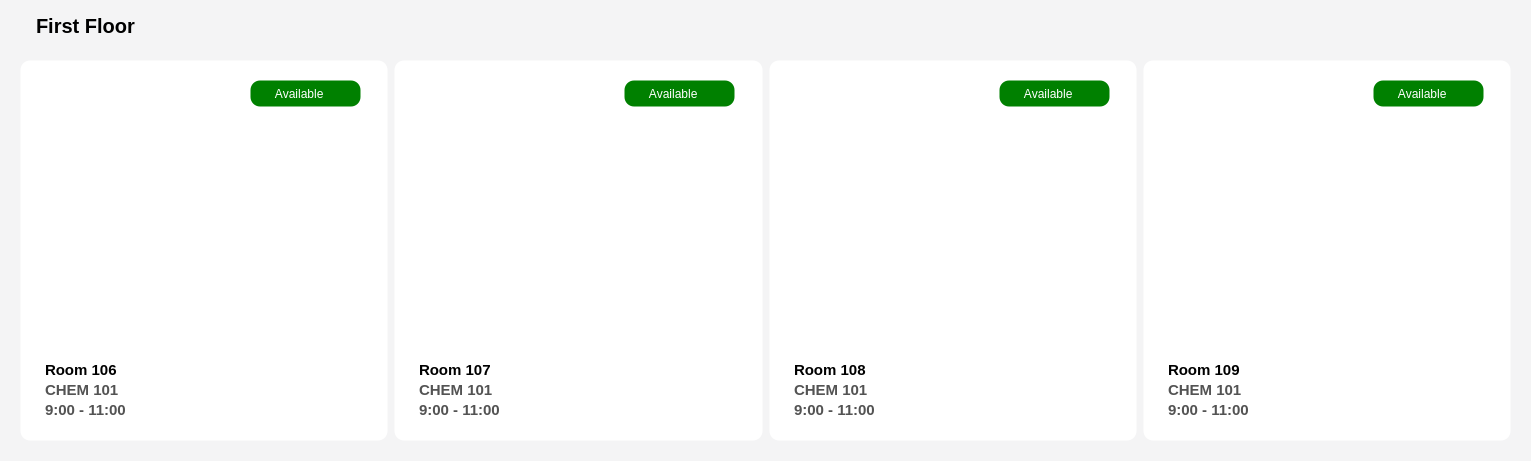
        <widget class="QFrame" name="Floor_frame">
         <property name="geometry">
          <rect>
           <x>330</x>
           <y>90</y>
           <width>1531</width>
           <height>461</height>
          </rect>
         </property>
         <property name="styleSheet">
          <string notr="true">QFrame {
    background-color: rgba(244, 244, 245, 255);
    border-radius: 11px;
    border: 1px solid transparent;  /* You can change this to a visible color if needed */
}
</string>
         </property>
         <property name="frameShape">
          <enum>QFrame::StyledPanel</enum>
         </property>
         <property name="frameShadow">
          <enum>QFrame::Raised</enum>
         </property>
         <widget class="QLabel" name="floor_title">
          <property name="geometry">
           <rect>
            <x>30</x>
            <y>0</y>
            <width>1181</width>
            <height>51</height>
           </rect>
          </property>
          <property name="styleSheet">
           <string notr="true">font-size:20px;
color:black;
font-weight:bold;</string>
          </property>
          <property name="text">
           <string>First Floor</string>
          </property>
         </widget>
         <widget class="QFrame" name="room_frame">
          <property name="geometry">
           <rect>
            <x>10</x>
            <y>50</y>
            <width>1511</width>
            <height>401</height>
           </rect>
          </property>
          <property name="frameShape">
           <enum>QFrame::StyledPanel</enum>
          </property>
          <property name="frameShadow">
           <enum>QFrame::Raised</enum>
          </property>
          <layout class="QHBoxLayout" name="horizontalLayout_3">
           <item>
            <widget class="QFrame" name="room_card_1">
             <property name="styleSheet">
              <string notr="true">QFrame{
	background-color:white;
	border-radius:10px;
	padding:10px;
}

QFrame::hover{

	background-color:rgba(0, 170, 0,0.01)
}</string>
             </property>
             <property name="frameShape">
              <enum>QFrame::StyledPanel</enum>
             </property>
             <property name="frameShadow">
              <enum>QFrame::Raised</enum>
             </property>
             <layout class="QVBoxLayout" name="verticalLayout_25">
              <item>
               <widget class="QFrame" name="status_frame">
                <property name="styleSheet">
                 <string notr="true">QFrame{
	max-height:25px;
	padding:0px;
background-color:transparent;
	
}</string>
                </property>
                <property name="frameShape">
                 <enum>QFrame::StyledPanel</enum>
                </property>
                <property name="frameShadow">
                 <enum>QFrame::Raised</enum>
                </property>
                <widget class="QLabel" name="room_106_status">
                 <property name="geometry">
                  <rect>
                   <x>210</x>
                   <y>0</y>
                   <width>111</width>
                   <height>27</height>
                  </rect>
                 </property>
                 <property name="styleSheet">
                  <string notr="true">QLabel{
background-color:green;
padding:5px;
width:auto;
color:white;
}</string>
                 </property>
                 <property name="text">
                  <string>     Available</string>
                 </property>
                </widget>
               </widget>
              </item>
              <item>
               <widget class="QFrame" name="frame_53">
                <property name="styleSheet">
                 <string notr="true">QFrame{
padding:0px;
margin:0px;

}</string>
                </property>
                <property name="frameShape">
                 <enum>QFrame::StyledPanel</enum>
                </property>
                <property name="frameShadow">
                 <enum>QFrame::Raised</enum>
                </property>
                <widget class="QLabel" name="room_img">
                 <property name="geometry">
                  <rect>
                   <x>0</x>
                   <y>0</y>
                   <width>331</width>
                   <height>251</height>
                  </rect>
                 </property>
                 <property name="styleSheet">
                  <string notr="true">QLabel{
	background-color:white;
	border-radius:5px;
}</string>
                 </property>
                 <property name="text">
                  <string/>
                 </property>
                 <property name="pixmap">
                  <pixmap resource="resources.qrc">:/resource/assets/room.jpg</pixmap>
                 </property>
                 <property name="scaledContents">
                  <bool>true</bool>
                 </property>
                </widget>
               </widget>
              </item>
              <item>
               <widget class="QFrame" name="frame_54">
                <property name="styleSheet">
                 <string notr="true">QFrame{
	max-height:40px;
	border-radius:none;
}
QLabel{
	border-radius:none;
}</string>
                </property>
                <property name="frameShape">
                 <enum>QFrame::StyledPanel</enum>
                </property>
                <property name="frameShadow">
                 <enum>QFrame::Raised</enum>
                </property>
                <widget class="QLabel" name="Room_name">
                 <property name="geometry">
                  <rect>
                   <x>0</x>
                   <y>0</y>
                   <width>321</width>
                   <height>21</height>
                  </rect>
                 </property>
                 <property name="styleSheet">
                  <string notr="true">QLabel{
	padding:0px;
	font-size:15px;
	color:black;
	font-weight:bold;
}</string>
                 </property>
                 <property name="text">
                  <string>Room 106</string>
                 </property>
                </widget>
                <widget class="QLabel" name="class_name">
                 <property name="geometry">
                  <rect>
                   <x>0</x>
                   <y>20</y>
                   <width>321</width>
                   <height>21</height>
                  </rect>
                 </property>
                 <property name="styleSheet">
                  <string notr="true">QLabel{
	padding:0px;
	font-size:15px;
	color:rgb(83, 83, 83);
	font-weight:bold;
}</string>
                 </property>
                 <property name="text">
                  <string>CHEM 101</string>
                 </property>
                </widget>
                <widget class="QLabel" name="class_time">
                 <property name="geometry">
                  <rect>
                   <x>0</x>
                   <y>40</y>
                   <width>321</width>
                   <height>21</height>
                  </rect>
                 </property>
                 <property name="styleSheet">
                  <string notr="true">QLabel{
	padding:0px;
	font-size:15px;
	color:rgb(83, 83, 83);
	font-weight:bold;
}</string>
                 </property>
                 <property name="text">
                  <string>9:00 - 11:00</string>
                 </property>
                </widget>
               </widget>
              </item>
             </layout>
            </widget>
           </item>
           <item>
            <widget class="QFrame" name="room_card_4">
             <property name="styleSheet">
              <string notr="true">QFrame{
	background-color:white;
	border-radius:10px;
	padding:10px;
}

QFrame::hover{

	background-color:rgba(0, 170, 0,0.01)
}</string>
             </property>
             <property name="frameShape">
              <enum>QFrame::StyledPanel</enum>
             </property>
             <property name="frameShadow">
              <enum>QFrame::Raised</enum>
             </property>
             <layout class="QVBoxLayout" name="verticalLayout_28">
              <item>
               <widget class="QFrame" name="status_frame_4">
                <property name="styleSheet">
                 <string notr="true">QFrame{
	max-height:25px;
	padding:0px;
background-color:transparent;
	
}</string>
                </property>
                <property name="frameShape">
                 <enum>QFrame::StyledPanel</enum>
                </property>
                <property name="frameShadow">
                 <enum>QFrame::Raised</enum>
                </property>
                <widget class="QLabel" name="room_107_status">
                 <property name="geometry">
                  <rect>
                   <x>210</x>
                   <y>0</y>
                   <width>111</width>
                   <height>27</height>
                  </rect>
                 </property>
                 <property name="styleSheet">
                  <string notr="true">QLabel{
background-color:green;
padding:5px;
width:auto;
color:white;
}</string>
                 </property>
                 <property name="text">
                  <string>     Available</string>
                 </property>
                </widget>
               </widget>
              </item>
              <item>
               <widget class="QFrame" name="frame_59">
                <property name="styleSheet">
                 <string notr="true">QFrame{
padding:0px;
margin:0px;

}</string>
                </property>
                <property name="frameShape">
                 <enum>QFrame::StyledPanel</enum>
                </property>
                <property name="frameShadow">
                 <enum>QFrame::Raised</enum>
                </property>
                <widget class="QLabel" name="room_img_4">
                 <property name="geometry">
                  <rect>
                   <x>0</x>
                   <y>0</y>
                   <width>331</width>
                   <height>251</height>
                  </rect>
                 </property>
                 <property name="styleSheet">
                  <string notr="true">QLabel{
	background-color:white;
	border-radius:5px;
}</string>
                 </property>
                 <property name="text">
                  <string/>
                 </property>
                 <property name="pixmap">
                  <pixmap resource="resources.qrc">:/resource/assets/room.jpg</pixmap>
                 </property>
                 <property name="scaledContents">
                  <bool>true</bool>
                 </property>
                </widget>
               </widget>
              </item>
              <item>
               <widget class="QFrame" name="frame_60">
                <property name="styleSheet">
                 <string notr="true">QFrame{
	max-height:40px;
	border-radius:none;
}
QLabel{
	border-radius:none;
}</string>
                </property>
                <property name="frameShape">
                 <enum>QFrame::StyledPanel</enum>
                </property>
                <property name="frameShadow">
                 <enum>QFrame::Raised</enum>
                </property>
                <widget class="QLabel" name="Room_name_4">
                 <property name="geometry">
                  <rect>
                   <x>0</x>
                   <y>0</y>
                   <width>321</width>
                   <height>21</height>
                  </rect>
                 </property>
                 <property name="styleSheet">
                  <string notr="true">QLabel{
	padding:0px;
	font-size:15px;
	color:black;
	font-weight:bold;
}</string>
                 </property>
                 <property name="text">
                  <string>Room 107</string>
                 </property>
                </widget>
                <widget class="QLabel" name="class_name_4">
                 <property name="geometry">
                  <rect>
                   <x>0</x>
                   <y>20</y>
                   <width>321</width>
                   <height>21</height>
                  </rect>
                 </property>
                 <property name="styleSheet">
                  <string notr="true">QLabel{
	padding:0px;
	font-size:15px;
	color:rgb(83, 83, 83);
	font-weight:bold;
}</string>
                 </property>
                 <property name="text">
                  <string>CHEM 101</string>
                 </property>
                </widget>
                <widget class="QLabel" name="class_time_4">
                 <property name="geometry">
                  <rect>
                   <x>0</x>
                   <y>40</y>
                   <width>321</width>
                   <height>21</height>
                  </rect>
                 </property>
                 <property name="styleSheet">
                  <string notr="true">QLabel{
	padding:0px;
	font-size:15px;
	color:rgb(83, 83, 83);
	font-weight:bold;
}</string>
                 </property>
                 <property name="text">
                  <string>9:00 - 11:00</string>
                 </property>
                </widget>
               </widget>
              </item>
             </layout>
            </widget>
           </item>
           <item>
            <widget class="QFrame" name="room_card_3">
             <property name="styleSheet">
              <string notr="true">QFrame{
	background-color:white;
	border-radius:10px;
	padding:10px;
}

QFrame::hover{

	background-color:rgba(0, 170, 0,0.01)
}</string>
             </property>
             <property name="frameShape">
              <enum>QFrame::StyledPanel</enum>
             </property>
             <property name="frameShadow">
              <enum>QFrame::Raised</enum>
             </property>
             <layout class="QVBoxLayout" name="verticalLayout_27">
              <item>
               <widget class="QFrame" name="status_frame_3">
                <property name="styleSheet">
                 <string notr="true">QFrame{
	max-height:25px;
	padding:0px;
background-color:transparent;
	
}</string>
                </property>
                <property name="frameShape">
                 <enum>QFrame::StyledPanel</enum>
                </property>
                <property name="frameShadow">
                 <enum>QFrame::Raised</enum>
                </property>
                <widget class="QLabel" name="room_108_status">
                 <property name="geometry">
                  <rect>
                   <x>210</x>
                   <y>0</y>
                   <width>111</width>
                   <height>27</height>
                  </rect>
                 </property>
                 <property name="styleSheet">
                  <string notr="true">QLabel{
background-color:green;
padding:5px;
width:auto;
color:white;
}</string>
                 </property>
                 <property name="text">
                  <string>     Available</string>
                 </property>
                </widget>
               </widget>
              </item>
              <item>
               <widget class="QFrame" name="frame_57">
                <property name="styleSheet">
                 <string notr="true">QFrame{
padding:0px;
margin:0px;

}</string>
                </property>
                <property name="frameShape">
                 <enum>QFrame::StyledPanel</enum>
                </property>
                <property name="frameShadow">
                 <enum>QFrame::Raised</enum>
                </property>
                <widget class="QLabel" name="room_img_3">
                 <property name="geometry">
                  <rect>
                   <x>0</x>
                   <y>0</y>
                   <width>331</width>
                   <height>251</height>
                  </rect>
                 </property>
                 <property name="styleSheet">
                  <string notr="true">QLabel{
	background-color:white;
	border-radius:5px;
}</string>
                 </property>
                 <property name="text">
                  <string/>
                 </property>
                 <property name="pixmap">
                  <pixmap resource="resources.qrc">:/resource/assets/room.jpg</pixmap>
                 </property>
                 <property name="scaledContents">
                  <bool>true</bool>
                 </property>
                </widget>
               </widget>
              </item>
              <item>
               <widget class="QFrame" name="frame_58">
                <property name="styleSheet">
                 <string notr="true">QFrame{
	max-height:40px;
	border-radius:none;
}
QLabel{
	border-radius:none;
}</string>
                </property>
                <property name="frameShape">
                 <enum>QFrame::StyledPanel</enum>
                </property>
                <property name="frameShadow">
                 <enum>QFrame::Raised</enum>
                </property>
                <widget class="QLabel" name="Room_name_3">
                 <property name="geometry">
                  <rect>
                   <x>0</x>
                   <y>0</y>
                   <width>321</width>
                   <height>21</height>
                  </rect>
                 </property>
                 <property name="styleSheet">
                  <string notr="true">QLabel{
	padding:0px;
	font-size:15px;
	color:black;
	font-weight:bold;
}</string>
                 </property>
                 <property name="text">
                  <string>Room 108</string>
                 </property>
                </widget>
                <widget class="QLabel" name="class_name_3">
                 <property name="geometry">
                  <rect>
                   <x>0</x>
                   <y>20</y>
                   <width>321</width>
                   <height>21</height>
                  </rect>
                 </property>
                 <property name="styleSheet">
                  <string notr="true">QLabel{
	padding:0px;
	font-size:15px;
	color:rgb(83, 83, 83);
	font-weight:bold;
}</string>
                 </property>
                 <property name="text">
                  <string>CHEM 101</string>
                 </property>
                </widget>
                <widget class="QLabel" name="class_time_3">
                 <property name="geometry">
                  <rect>
                   <x>0</x>
                   <y>40</y>
                   <width>321</width>
                   <height>21</height>
                  </rect>
                 </property>
                 <property name="styleSheet">
                  <string notr="true">QLabel{
	padding:0px;
	font-size:15px;
	color:rgb(83, 83, 83);
	font-weight:bold;
}</string>
                 </property>
                 <property name="text">
                  <string>9:00 - 11:00</string>
                 </property>
                </widget>
               </widget>
              </item>
             </layout>
            </widget>
           </item>
           <item>
            <widget class="QFrame" name="room_card_2">
             <property name="styleSheet">
              <string notr="true">QFrame{
	background-color:white;
	border-radius:10px;
	padding:10px;
}

QFrame::hover{

	background-color:rgba(0, 170, 0,0.01)
}</string>
             </property>
             <property name="frameShape">
              <enum>QFrame::StyledPanel</enum>
             </property>
             <property name="frameShadow">
              <enum>QFrame::Raised</enum>
             </property>
             <layout class="QVBoxLayout" name="verticalLayout_26">
              <item>
               <widget class="QFrame" name="status_frame_2">
                <property name="styleSheet">
                 <string notr="true">QFrame{
	max-height:25px;
	padding:0px;
background-color:transparent;
	
}</string>
                </property>
                <property name="frameShape">
                 <enum>QFrame::StyledPanel</enum>
                </property>
                <property name="frameShadow">
                 <enum>QFrame::Raised</enum>
                </property>
                <widget class="QLabel" name="room_109_status">
                 <property name="geometry">
                  <rect>
                   <x>210</x>
                   <y>0</y>
                   <width>111</width>
                   <height>27</height>
                  </rect>
                 </property>
                 <property name="styleSheet">
                  <string notr="true">QLabel{
background-color:green;
padding:5px;
width:auto;
color:white;
}</string>
                 </property>
                 <property name="text">
                  <string>     Available</string>
                 </property>
                </widget>
               </widget>
              </item>
              <item>
               <widget class="QFrame" name="frame_55">
                <property name="styleSheet">
                 <string notr="true">QFrame{
padding:0px;
margin:0px;

}</string>
                </property>
                <property name="frameShape">
                 <enum>QFrame::StyledPanel</enum>
                </property>
                <property name="frameShadow">
                 <enum>QFrame::Raised</enum>
                </property>
                <widget class="QLabel" name="room_img_2">
                 <property name="geometry">
                  <rect>
                   <x>0</x>
                   <y>0</y>
                   <width>331</width>
                   <height>251</height>
                  </rect>
                 </property>
                 <property name="styleSheet">
                  <string notr="true">QLabel{
	background-color:white;
	border-radius:5px;
}</string>
                 </property>
                 <property name="text">
                  <string/>
                 </property>
                 <property name="pixmap">
                  <pixmap resource="resources.qrc">:/resource/assets/room.jpg</pixmap>
                 </property>
                 <property name="scaledContents">
                  <bool>true</bool>
                 </property>
                </widget>
               </widget>
              </item>
              <item>
               <widget class="QFrame" name="frame_56">
                <property name="styleSheet">
                 <string notr="true">QFrame{
	max-height:40px;
	border-radius:none;
}
QLabel{
	border-radius:none;
}</string>
                </property>
                <property name="frameShape">
                 <enum>QFrame::StyledPanel</enum>
                </property>
                <property name="frameShadow">
                 <enum>QFrame::Raised</enum>
                </property>
                <widget class="QLabel" name="Room_name_2">
                 <property name="geometry">
                  <rect>
                   <x>0</x>
                   <y>0</y>
                   <width>321</width>
                   <height>21</height>
                  </rect>
                 </property>
                 <property name="styleSheet">
                  <string notr="true">QLabel{
	padding:0px;
	font-size:15px;
	color:black;
	font-weight:bold;
}</string>
                 </property>
                 <property name="text">
                  <string>Room 109</string>
                 </property>
                </widget>
                <widget class="QLabel" name="class_name_2">
                 <property name="geometry">
                  <rect>
                   <x>0</x>
                   <y>20</y>
                   <width>321</width>
                   <height>21</height>
                  </rect>
                 </property>
                 <property name="styleSheet">
                  <string notr="true">QLabel{
	padding:0px;
	font-size:15px;
	color:rgb(83, 83, 83);
	font-weight:bold;
}</string>
                 </property>
                 <property name="text">
                  <string>CHEM 101</string>
                 </property>
                </widget>
                <widget class="QLabel" name="class_time_2">
                 <property name="geometry">
                  <rect>
                   <x>0</x>
                   <y>40</y>
                   <width>321</width>
                   <height>21</height>
                  </rect>
                 </property>
                 <property name="styleSheet">
                  <string notr="true">QLabel{
	padding:0px;
	font-size:15px;
	color:rgb(83, 83, 83);
	font-weight:bold;
}</string>
                 </property>
                 <property name="text">
                  <string>9:00 - 11:00</string>
                 </property>
                </widget>
               </widget>
              </item>
             </layout>
            </widget>
           </item>
          </layout>
         </widget>
        </widget>
